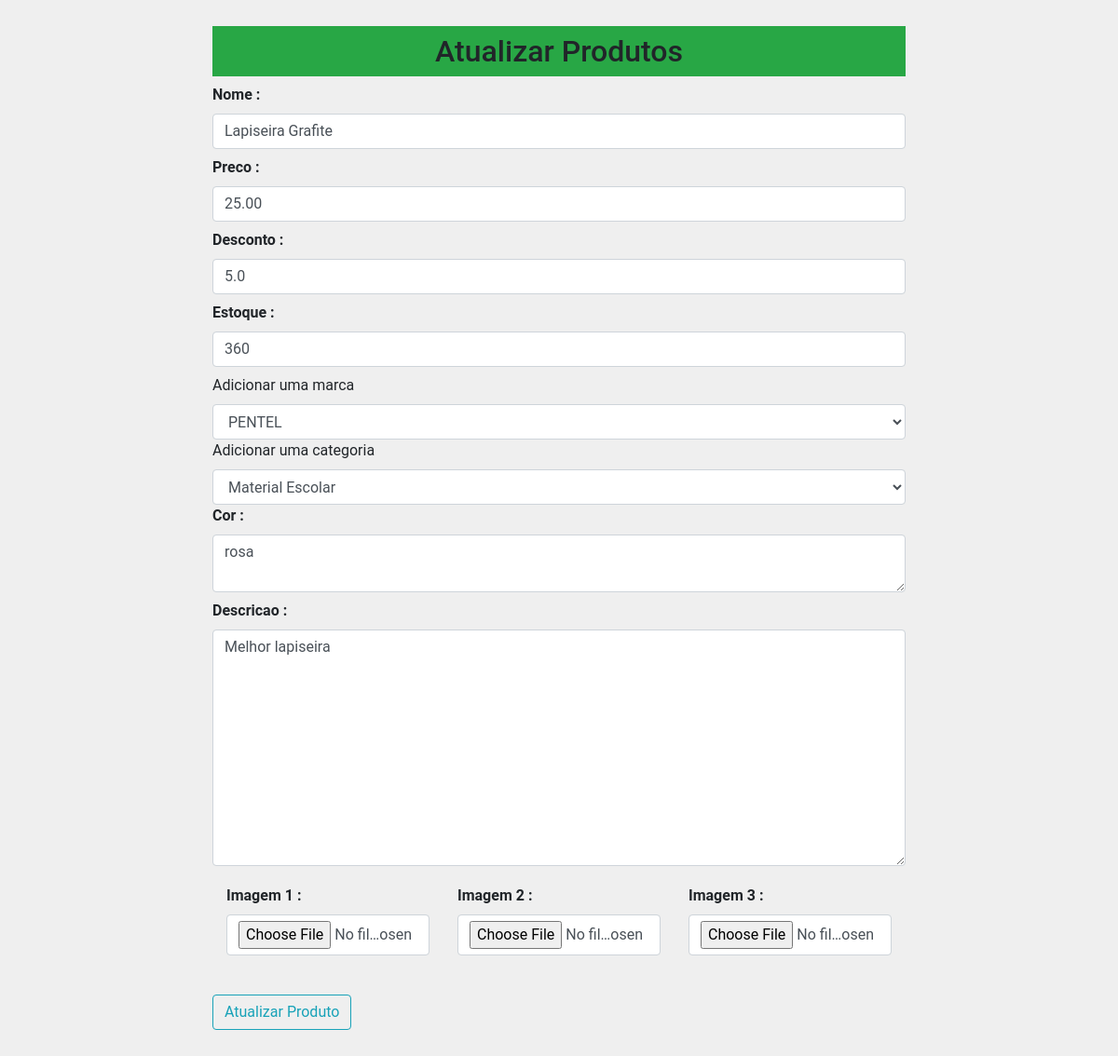
The page /updateproduto/3 on the database as committed earlier.
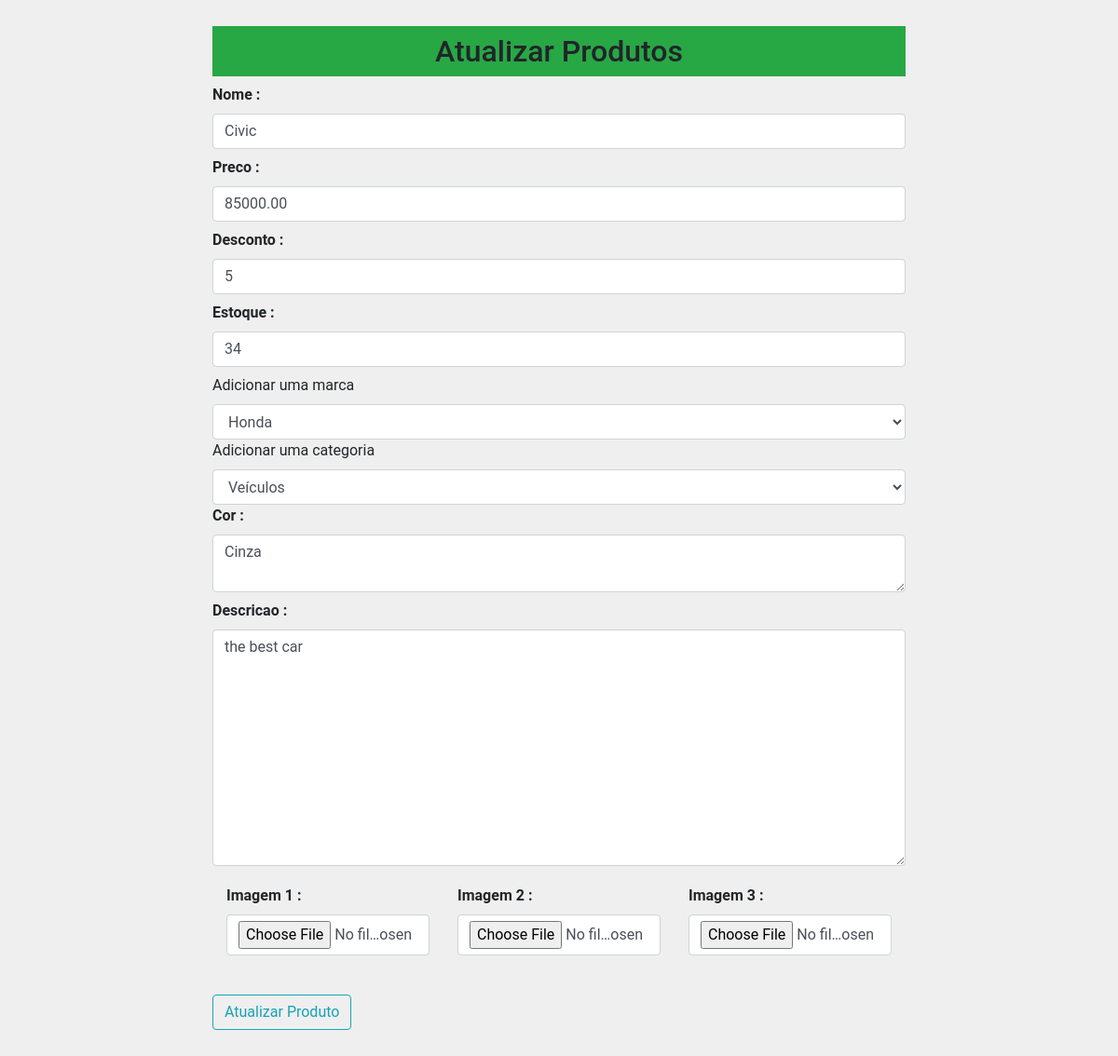
The same page on the database as committed later.
### loja/produtos/models.py (models this page shows, shortened)
class Addproduto(db.Model):
    id = db.Column(db.Integer, primary_key=True)
    name = db.Column(db.String(100), nullable=False,unique=True)
    price = db.Column(db.Float, nullable=False)
    discount = db.Column(db.Integer, default=0)
    stock = db.Column(db.Integer, nullable=False)
    description = db.Column(db.String(255), nullable=False)
    color = db.Column(db.String(100), nullable=False)
    pub_date = db.Column(db.DateTime, nullable=False, default=datetime.now())
    marca_id = db.Column(db.Integer, db.ForeignKey('marca.id'), nullable=True)
    marca = db.relationship('Marca', backref=db.backref('marca', lazy=True))
    categoria_id = db.Column(db.Integer, db.ForeignKey('categoria.id'), nullable=False)
    categoria = db.relationship('Categoria', backref=db.backref('produtos', lazy=True)) #observar se é o mesmo nome da tabela
    create_date = db.Column(db.DateTime, nullable=False, default=datetime.now())
    image_1 = db.Column(db.String(150), nullable=False, default='default.jpg')
    image_2 = db.Column(db.String(150), nullable=False, default='default.jpg')
    image_3 = db.Column(db.String(150), nullable=False, default='default.jpg')

class Marca(db.Model):
    id = db.Column(db.Integer, primary_key=True)
    name = db.Column(db.String(100), nullable=False,unique=True)

class Categoria(db.Model):
    id = db.Column(db.Integer, primary_key=True)
    name = db.Column(db.String(100), nullable=False,unique=True)

### loja/produtos/rotas.py (the view, shortened to what this page needs)
@app.route('/updateproduto/<int:id>', methods=['GET', 'POST'])
def updateproduto(id):
    marcas = Marca.query.all()
    categorias = Categoria.query.all()
    produto = Addproduto.query.get_or_404(id)
    marca = request.form.get('marca')
    categoria = request.form.get('categoria')
    form = Addprodutos(request.form)
    form.name.data = produto.name
    form.price.data = produto.price
    form.discount.data = produto.discount
    form.stock.data = produto.stock
    form.description.data = produto.description
    form.colors.data = produto.color
    return render_template('/produtos/updateproduto.html', title="Atualizar Categoria", form=form, marcas=marcas, categorias=categorias, produto=produto)

### loja/produtos/forms.py
class Addprodutos(Form):
    name = StringField('Nome :', [validators.DataRequired()])
    price = DecimalField('Preco :', [validators.DataRequired()])
    discount = IntegerField('Desconto :', [validators.DataRequired()])
    stock = IntegerField('Estoque :', [validators.DataRequired()])
    description = TextAreaField('Descricao :', [validators.DataRequired()])
    colors = TextAreaField('Cor :', [validators.DataRequired()])
    image_1 = FileField('Imagem 1 :', validators=[FileAllowed(['jpg', 'png', 'jpeg', 'gif'], 'Somente imagens.')])
    image_2 = FileField('Imagem 2 :', validators=[FileAllowed(['jpg', 'png', 'jpeg', 'gif'], 'Somente imagens.')])
    image_3 = FileField('Imagem 3 :', validators=[FileAllowed(['jpg', 'png', 'jpeg', 'gif'], 'Somente imagens.')])

### loja/templates/produtos/updateproduto.html (shortened to what this page needs)
{% extends 'layouts.html' %}
{% block content %}
<div class="container">
    <div class="row">
    <div class="col-md-2"></div>
    <div class="col-md-8 p-2">
        <h2 class="text-center bg-success p-2">Atualizar Produtos</h2>
        {% from "_formhelpers.html" import render_field %}
        <form action="" method="POST" enctype="multipart/form-data">
            {{ render_field(form.name, class="form-control", placeholder="Nome do Produto")}}
            {{ render_field(form.price, class="form-control", placeholder="Preço do Produto")}}
            {{ render_field(form.discount, class="form-control", placeholder="Desconto do Produto")}}
            {{ render_field(form.stock, class="form-control", placeholder="Estoque do Produto")}}
            <label for="marca">Adicionar uma marca</label>
            <select name="marca" id="marca" class="form-control" required>
                <option value="{{produto.marca_id}}">{{produto.marca.name}}</option>
            </select>
            <label for="categoria">Adicionar uma categoria</label>
            <select name="categoria" id="categoria" class="form-control" required>
                <option value="{{produto.categoria_id}}">{{produto.categoria.name}}</option>
            </select>
            {{ render_field(form.colors, class="form-control", placeholder="Cor do Produto")}}
            {{ render_field(form.description, class="form-control", placeholder="Descrição do Produto", rows="10")}}
            <div class="container">
                <div class="row">
                    <div class="col-md-4">{{ render_field(form.image_1, class="form-control")}}</div>
                    <div class="col-md-4">{{ render_field(form.image_2, class="form-control")}}</div>
                    <div class="col-md-4">{{ render_field(form.image_3, class="form-control")}}</div>
                </div>
            </div>
            <button type="submit" class="btn btn-outline-info mt-4 mb-5">Atualizar Produto</button>
        </form>
    </div>
    <div class="col-md-2"></div>
</div>
</div>
{% endblock content%}

### loja/templates/_formhelpers.html (shortened to what this page needs)
{% macro render_field(field) %}
  <dt>{{ field.label }}
  <dd>{{ field(**kwargs)|safe }}
  </dd>
{% endmacro %}

Rows that differ between the two databases and show on the page:
no longer on this page (row edited): Marca: marca "PENTEL"
removed Categoria: categoria "Material Escolar"
changed Addproduto: name "Lapiseira Grafite" → "Civic"; price "25.00" → "85000.00"; discount "5.0" → "5"; stock "360" → "34"; description "Melhor lapiseira" → "the best car"
added Marca: marca "Honda"
now on this page (row edited): Categoria: categoria "Veículos"
Other text that changed with them:
form field colors: "rosa" → "Cinza"
